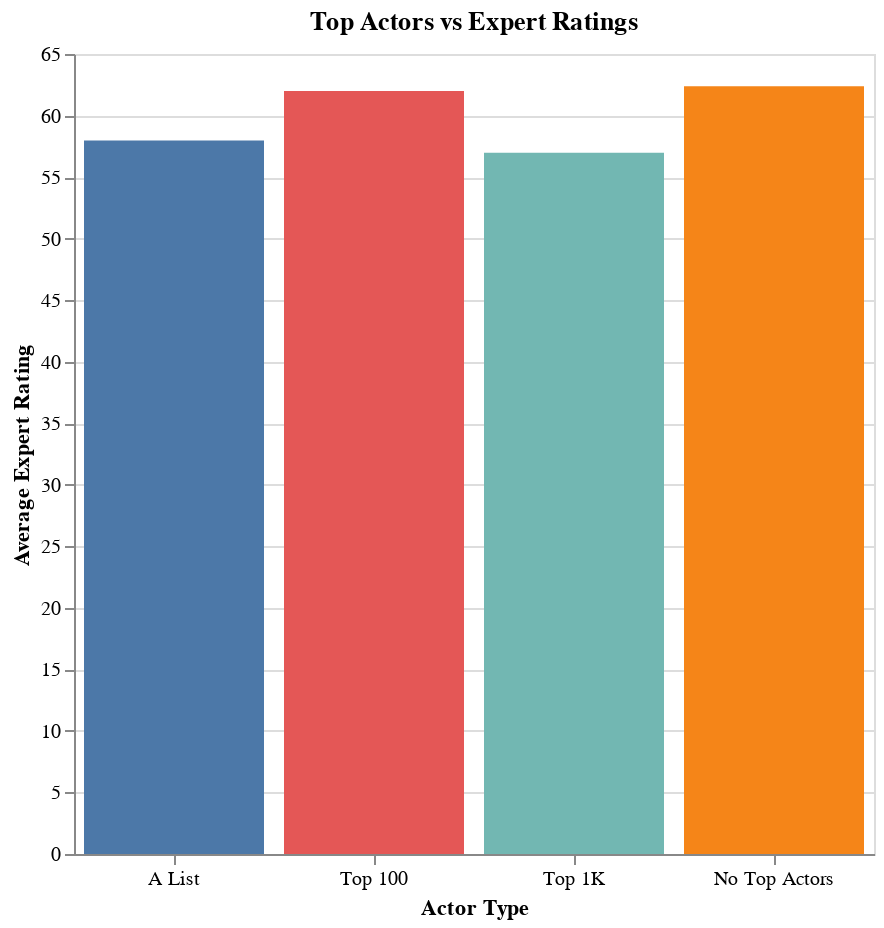

Write notebook code for a chart like this one.
### Code cell
'''
Top actors vs Expert_Ratings
'''
import pandas as pd
import altair as alt

# load data
data = pd.read_csv('data/master_dataset.csv')

# calculate average expert rating for movies with A-list actors
alist_avg_rating = data[data['a_list'] == 1]['RT_expert_rating'].mean()

# calculate average expert rating for movies with top 100 actors
top100_avg_rating = data[data['top_100'] == 1]['RT_expert_rating'].mean()

# calculate average expert rating for movies with top 1k actors
top1k_avg_rating = data[data['top_1k'] == 1]['RT_expert_rating'].mean()

# calculate average expert rating for movies without top actors
no_top_avg_rating = data[(data['a_list'] == 0) & (data['top_100'] == 0) & (data['top_1k'] == 0)]['RT_expert_rating'].mean()

# create a DataFrame to use for plotting
plot_data = pd.DataFrame({
    'actor_type': ['A List', 'Top 100', 'Top 1K', 'No Top Actors'],
    'average_rating': [alist_avg_rating, top100_avg_rating, top1k_avg_rating, no_top_avg_rating]
})

# create bar chart
chart = alt.Chart(plot_data).mark_bar().encode(
    x=alt.X('actor_type:N', title='Actor Type', axis=alt.Axis(labelAngle=0), sort=['A List', 'Top 100', 'Top 1K', 'No Top Actors']),
    y=alt.Y('average_rating:Q', title='Average Expert Rating'),
    color=alt.Color('actor_type:N', legend=None),
    tooltip=['actor_type:N', 'average_rating:Q']
).properties(
    title='Top Actors vs Expert Ratings',
    width=400,
    height=400
).interactive()

# display chart
chart.display()

### Figure 1 — Vega-Lite specification as saved in the notebook (floating-point values rounded to 4 significant figures)
{"config": {"view": {"continuousWidth": 400, "continuousHeight": 300}}, "data": {"name": "data-dd4c61a909af93b985d7e74e41a706a5"}, "mark": "bar", "encoding": {"color": {"field": "actor_type", "legend": null, "type": "nominal"}, "tooltip": [{"field": "actor_type", "type": "nominal"}, {"field": "average_rating", "type": "quantitative"}], "x": {"axis": {"labelAngle": 0}, "field": "actor_type", "sort": ["A List", "Top 100", "Top 1K", "No Top Actors"], "title": "Actor Type", "type": "nominal"}, "y": {"field": "average_rating", "title": "Average Expert Rating", "type": "quantitative"}}, "height": 400, "selection": {"selector035": {"type": "interval", "bind": "scales", "encodings": ["x", "y"]}}, "title": "Top Actors vs Expert Ratings", "width": 400, "$schema": "https://vega.github.io/schema/vega-lite/v4.17.0.json", "datasets": {"data-dd4c61a909af93b985d7e74e41a706a5": [{"actor_type": "A List", "average_rating": 57.98}, {"actor_type": "Top 100", "average_rating": 61.99}, {"actor_type": "Top 1K", "average_rating": 56.97}, {"actor_type": "No Top Actors", "average_rating": 62.39}]}}
